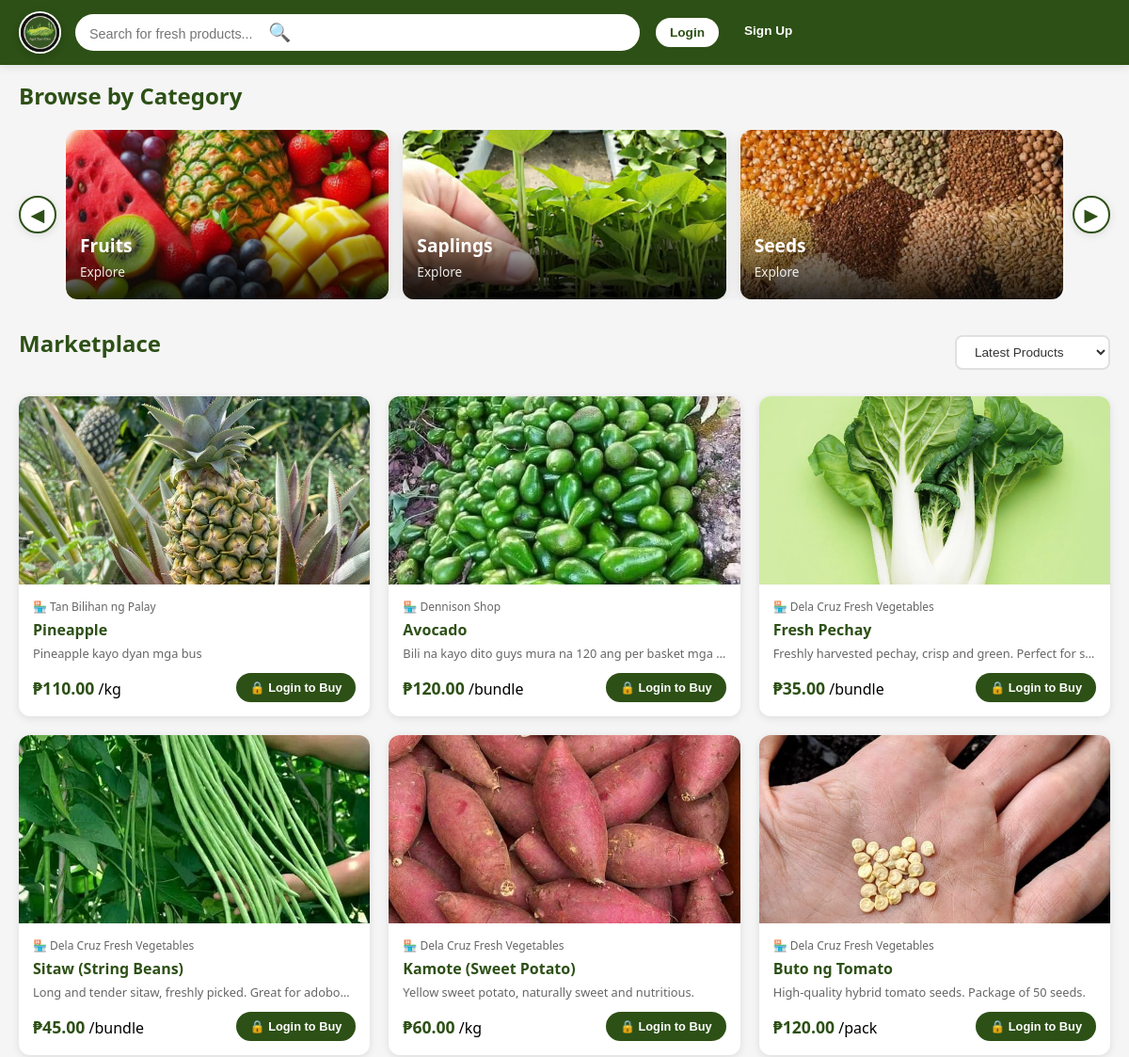
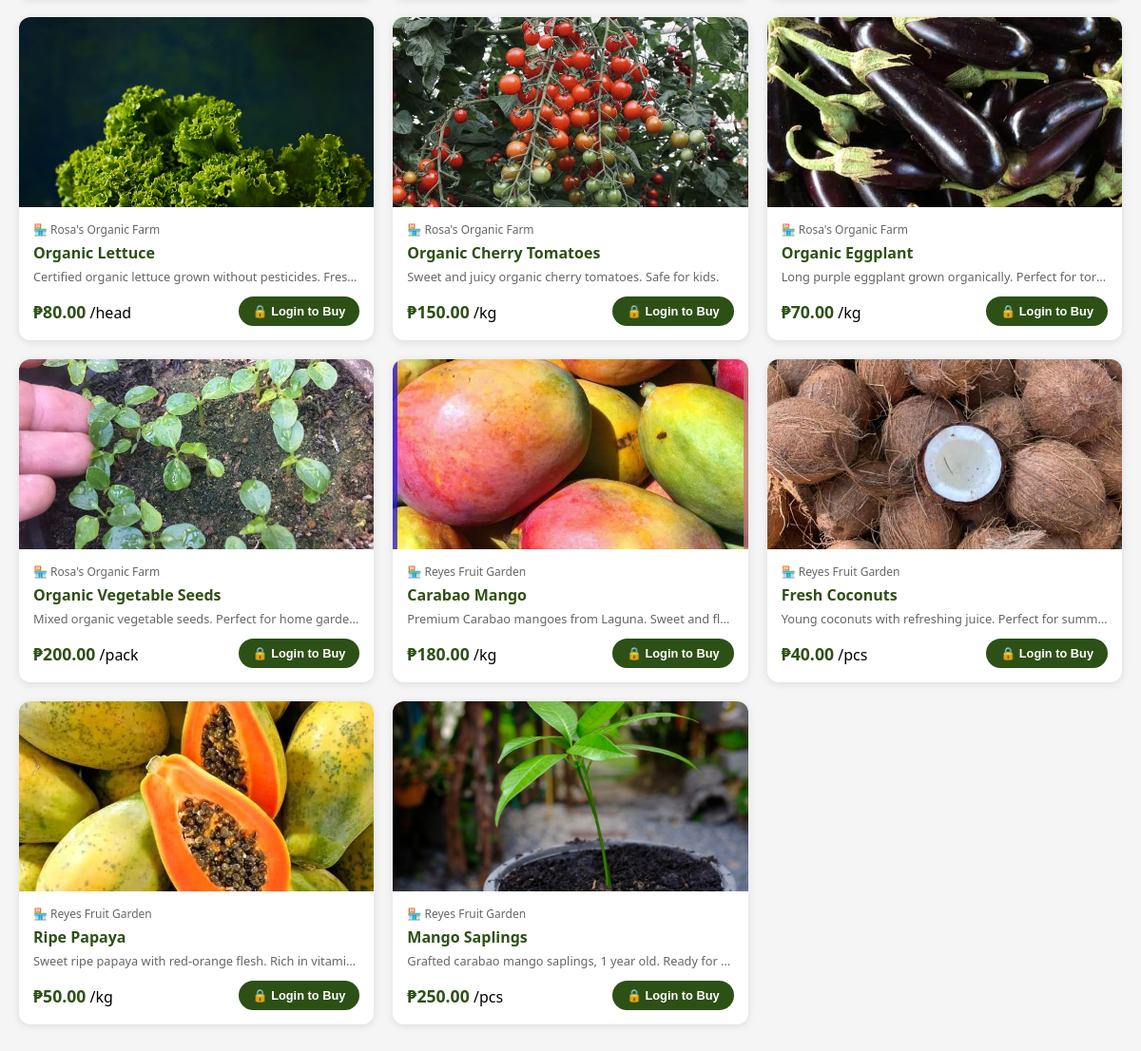
The page /public/marketplace on the database its author committed (2 pictures, top to bottom).
### tables this page shows
CREATE TABLE `categories` (
  `categoryID` int(11) NOT NULL,
  `category` varchar(100) NOT NULL,
  `image_url` varchar(500) DEFAULT NULL
);

CREATE TABLE `products` (
  `productID` int(11) NOT NULL,
  `shopID` int(11) DEFAULT NULL,
  `sellerID` int(11) NOT NULL,
  `categoryID` int(11) NOT NULL,
  `product_name` varchar(100) NOT NULL,
  `description` text DEFAULT NULL,
  `price` decimal(10,2) NOT NULL,
  `stock_quantity` int(11) NOT NULL DEFAULT 0,
  `reserved_quantity` int(11) DEFAULT 0,
  `low_stock_threshold` int(11) DEFAULT 5,
  `unit` varchar(50) DEFAULT NULL,
  `is_available` tinyint(1) DEFAULT 1,
  `created_at` timestamp NOT NULL DEFAULT current_timestamp(),
  `updated_at` timestamp NOT NULL DEFAULT current_timestamp() ON UPDATE current_timestamp()
);

CREATE TABLE `product_images` (
  `imageID` int(11) NOT NULL,
  `productID` int(11) NOT NULL,
  `image_path` varchar(500) NOT NULL,
  `is_main` tinyint(1) DEFAULT 0,
  `image_order` tinyint(1) DEFAULT 1,
  `file_size_kb` int(11) DEFAULT NULL,
  `uploaded_at` timestamp NOT NULL DEFAULT current_timestamp()
);

CREATE TABLE `shops` (
  `shopID` int(11) NOT NULL,
  `sellerID` int(11) NOT NULL,
  `shop_name` varchar(255) NOT NULL,
  `shop_slug` varchar(255) NOT NULL,
  `shop_description` text DEFAULT NULL,
  `shop_logo` varchar(500) DEFAULT NULL,
  `shop_banner` varchar(500) DEFAULT NULL,
  `farm_location` text DEFAULT NULL,
  `business_hours` varchar(255) DEFAULT NULL,
  `contact_number` varchar(20) DEFAULT NULL,
  `rating` decimal(3,2) DEFAULT 0.00,
  `total_products` int(11) DEFAULT 0,
  `total_orders` int(11) DEFAULT 0,
  `total_reviews` int(11) DEFAULT 0,
  `balance` decimal(10,2) DEFAULT 0.00,
  `total_earned` decimal(10,2) DEFAULT 0.00,
  `total_withdrawn` decimal(10,2) DEFAULT 0.00,
  `atm_card_number` varchar(50) DEFAULT NULL,
  `atm_card_issued_at` timestamp NULL DEFAULT NULL,
  `is_verified` tinyint(1) DEFAULT 0,
  `is_active` tinyint(1) DEFAULT 1,
  `created_at` timestamp NOT NULL DEFAULT current_timestamp(),
  `updated_at` timestamp NOT NULL DEFAULT current_timestamp() ON UPDATE current_timestamp()
);

### app/models/Category.php (called while the page is built, shortened)
<?php
class Category
{
    private $conn;
    private $table = 'categories';
    public function __construct()
    {
        $database = new Database();
        $this->conn = $database->connect();
    }
    public function getAllCategories()
    {
        $query = "SELECT * FROM {$this->table} ORDER BY category ASC";
        $stmt = $this->conn->query($query);
        return $stmt->fetchAll(PDO::FETCH_ASSOC);
    }
}

### config/database.php (called while the page is built)
<?php
class Database
{
    private $host = "localhost";
    private $user = "root";
    private $pass = "";
    private $dbname = "agri_db";
    private $conn;
    public function connect()
    {
        if ($this->conn === null) {
            try {
                $dsn = "mysql:host={$this->host};dbname={$this->dbname};charset=utf8mb4";
                $this->conn = new PDO($dsn, $this->user, $this->pass);
                $this->conn->setAttribute(PDO::ATTR_ERRMODE, PDO::ERRMODE_EXCEPTION);
            } catch (PDOException $e) {
                die("Database Error: " . $e->getMessage());
            }
        }
        return $this->conn;
    }
}

### app/models/Product.php (called while the page is built, shortened)
<?php
require_once __DIR__ . '/../../config/database.php';
class Product
{
    private $conn;
    private $table = 'products';
    private $imagesTable = 'product_images';
    public function __construct()
    {
        $database = new Database();
        $this->conn = $database->connect();
    }
    public function getAllProducts($filters = [], $limit = 20, $offset = 0)
    {
        $query = "SELECT p.*,
                        c.category,
                        s.shop_name, s.shop_slug,
                        pi.image_path as main_image,
                        (p.stock_quantity - p.reserved_quantity) as available_stock
                FROM {$this->table} p
                JOIN categories c ON p.categoryID = c.categoryID
                JOIN shops s ON p.shopID = s.shopID
                LEFT JOIN {$this->imagesTable} pi ON p.productID = pi.productID AND pi.is_main = 1
                WHERE p.is_available = 1";
        $params = [];
        if (!empty($filters['in_stock'])) {
            $query .= " AND (p.stock_quantity - p.reserved_quantity) > 0";
        }
        $sortOptions = [
            'newest' => 'p.created_at DESC',
            'price_low' => 'p.price ASC',
            'price_high' => 'p.price DESC',
            'name' => 'p.product_name ASC'
        ];
        $sortBy = $filters['sort'] ?? 'newest';
        $query .= " ORDER BY " . ($sortOptions[$sortBy] ?? $sortOptions['newest']);
        $query .= " LIMIT ? OFFSET ?";
        $stmt = $this->conn->prepare($query);
        $stmt->bindValue(count($params) + 1, $limit, PDO::PARAM_INT);
        $stmt->bindValue(count($params) + 2, $offset, PDO::PARAM_INT);
        $stmt->execute();
        return $stmt->fetchAll(PDO::FETCH_ASSOC);
    }
}
?>

### app/views/marketplace/marketplace.php (the view, shortened to what this page needs)
<?php
require_once __DIR__ . '/../../../config/config.php';
require_once __DIR__ . '/../../../config/database.php';
require_once __DIR__ . '/../../models/Product.php';
require_once __DIR__ . '/../../models/Category.php';
$isLoggedIn = isset($_SESSION['logged_in']) && $_SESSION['logged_in'];
$productModel = new Product();
$categoryModel = new Category();
$filters = [
    'search' => $_GET['search'] ?? null,
    'categoryID' => $_GET['category'] ?? null,
    'min_price' => $_GET['min_price'] ?? null,
    'max_price' => $_GET['max_price'] ?? null,
    'in_stock' => true,
    'sort' => $_GET['sort'] ?? 'newest'
];
$filters = array_filter($filters, function($value) {
    return $value !== null && $value !== '';
});
$limit = 20;
$page = isset($_GET['page']) ? max(1, (int)$_GET['page']) : 1;
$offset = ($page - 1) * $limit;
try {
    $products = $productModel->getAllProducts($filters, $limit, $offset);
    $categories = $categoryModel->getAllCategories();
} catch (Exception $e) {
    error_log("❌ Marketplace error: " . $e->getMessage());
    $products = [];
    $categories = [];
}
$pageTitle = 'Marketplace';
?>
<!DOCTYPE html>
<html lang="en">
<head>
    <link rel="stylesheet" href="<?php echo BASE_URL; ?>css/responsive.css">
    <link rel="stylesheet" href="<?php echo BASE_URL; ?>css/marketplace/marketplace.css">
</head>
<body>
    <?php if ($isLoggedIn): ?>
        <?php include __DIR__ . '/topmarketnav.php'; ?>
    <?php else: ?>
        <nav class="top-navbar">
            <div class="logo-wrapper">
                <img src="<?php echo BASE_URL; ?>images/logo.jpg" alt="Agri Tayo Rito Logo">
            </div>
            <div class="search-container">
                <form method="GET" action="<?php echo BASE_URL; ?>marketplace" id="searchForm">
                    <input type="text"
                           name="search"
                           placeholder="Search for fresh products..."
                           class="search-input"
                           id="searchInput"
                           value="<?php echo htmlspecialchars($filters['search'] ?? ''); ?>">
                    <button type="submit" class="search-btn" title="Search">🔍</button>
                </form>
            </div>
            <div class="navbar-actions">
                <a href="<?php echo BASE_URL; ?>auth/login">
                    <button class="nav-btn" style="border: 2px solid #2d5016; color: #2d5016;">
                        Login
                    </button>
                </a>
                <a href="<?php echo BASE_URL; ?>auth/register">
                    <button class="nav-btn" style="background: #2d5016; color: white;">
                        Sign Up
                    </button>
                </a>
            </div>
        </nav>
    <?php endif; ?>
    <main class="main-content">
        <section class="featured-section">
            <h2 class="section-title">Browse by Category</h2>
            <?php if (!empty($categories)): ?>
                <div class="category-slider">
                    <button class="slider-arrow prev-arrow" onclick="slideCategories('prev')" aria-label="Previous">◀</button>
                    <div class="category-slider-wrapper">
                        <div class="category-slider-track" id="categoryTrack">
                            <?php foreach ($categories as $cat):
                                $catID = (int)$cat['categoryID'];
                                $catName = htmlspecialchars($cat['category']);
                                $catImage = !empty($cat['image_url'])
                                    ? BASE_URL . ltrim($cat['image_url'], '/')
                                    : BASE_URL . 'images/all-products.jpg';
                                $isActive = !empty($filters['categoryID']) && $filters['categoryID'] == $catID;
                            ?>
                                <div class="category-card <?php echo $isActive ? 'active' : ''; ?>"
                                     onclick="filterByCategory(<?php echo $catID; ?>)">
                                    <div class="category-image">
                                        <img src="<?php echo $catImage; ?>"
                                             alt="<?php echo $catName; ?>"
                                             onerror="this.src='<?php echo BASE_URL; ?>images/all-products.jpg'">
                                    </div>
                                    <div class="category-overlay">
                                        <h3 class="category-name"><?php echo $catName; ?></h3>
                                        <p class="category-count">Explore</p>
                                    </div>
                                </div>
                            <?php endforeach; ?>
                        </div>
                    </div>
                    <button class="slider-arrow next-arrow" onclick="slideCategories('next')" aria-label="Next">▶</button>
                </div>
            <?php else: ?>
                <div class="no-data-message">
                    <p>📦 No categories available yet. Check back soon!</p>
                </div>
            <?php endif; ?>
        </section>
        <section class="products-section">
            <div class="section-header">
                <div>
                    <h2 class="section-title"><?php echo $pageTitle; ?></h2>
                </div>
                <div class="filter-controls">
                    <form method="GET" action="<?php echo BASE_URL; ?>marketplace" id="sortForm">
                        <select name="sort" class="filter-select" onchange="this.form.submit()">
                            <option value="newest" <?php echo ($filters['sort'] ?? '') === 'newest' ? 'selected' : ''; ?>>
                                Latest Products
                            </option>
                        </select>
                    </form>
                </div>
            </div>
            <div class="products-grid" id="productsGrid">
                <?php if (empty($products)): ?>
                    <div class="no-products">
                        <div class="no-products-icon">📦</div>
                        <h3>No Products Found</h3>
                        <?php if (!empty($filters['search'])): ?>
                            <p>We couldn't find any products matching "<strong><?php echo htmlspecialchars($filters['search']); ?></strong>"</p>
                            <a href="<?php echo BASE_URL; ?>marketplace" class="btn-primary">
                                View All Products
                            </a>
                        <?php else: ?>
                            <p>No products available in this category right now.</p>
                        <?php endif; ?>
                    </div>
                <?php else: ?>
                    <?php foreach ($products as $product):
                        $productId = (int)$product['productID'];
                        $productName = htmlspecialchars($product['product_name']);
                        $productDesc = htmlspecialchars(substr($product['description'] ?? 'Fresh from local farms', 0, 80));
                        $productPrice = number_format($product['price'], 2);
                        $productUnit = htmlspecialchars($product['unit']);
                        $mainImage = !empty($product['main_image'])
                            ? BASE_URL . ltrim($product['main_image'], '/')
                            : BASE_URL . 'images/placeholder.jpg';
                        $shopName = htmlspecialchars($product['shop_name'] ?? 'Local Farm');
                        $shopSlug = $product['shop_slug'] ?? '';
                    ?>
                        <div class="product-card"
                             data-product-id="<?php echo $productId; ?>"
                             onclick="viewProduct(<?php echo $productId; ?>)">
                            <div class="product-image">
                                <img src="<?php echo $mainImage; ?>"
                                     alt="<?php echo $productName; ?>"
                                     loading="lazy"
                                     onerror="this.src='<?php echo BASE_URL; ?>images/placeholder.jpg'">
                            </div>
                            <div class="product-info">
                                <div class="product-shop">
                                    <?php if (!empty($shopSlug)): ?>
                                        <a href="<?php echo BASE_URL; ?>marketplace/shop/<?php echo $shopSlug; ?>"
                                           onclick="event.stopPropagation();"
                                           class="shop-link">
                                            🏪 <?php echo $shopName; ?>
                                        </a>
                                    <?php else: ?>
                                        🏪 <?php echo $shopName; ?>
                                    <?php endif; ?>
                                </div>
                                <h3 class="product-name" title="<?php echo $productName; ?>">
                                    <?php echo $productName; ?>
                                </h3>
                                <p class="product-description">
                                    <?php echo $productDesc; ?>
                                </p>
                                <div class="product-footer">
                                    <div class="product-price-section">
                                        <span class="product-price">₱<?php echo $productPrice; ?></span>
                                        <span class="product-unit">/<?php echo $productUnit; ?></span>
                                    </div>
                                    <?php if (!$isLoggedIn): ?>
                                        <button class="add-to-cart-btn" onclick="promptLogin(event)">
                                            🔒 Login to Buy
                                        </button>
                                    <?php endif; ?>
                                </div>
                            </div>
                        </div>
                    <?php endforeach; ?>
                <?php endif; ?>
            </div>
        </section>
    </main>
</body>
</html>

### rows shown on the page
categories: image_url (picture), category "Fruits"
categories: image_url (picture), category "Saplings"
categories: image_url (picture), category "Seeds"
products: product_images.image_path (picture), shopID.shop_name "Tan Bilihan ng Palay", product_name "Pineapple", description "Pineapple kayo dyan mga bus", price "110.00", unit "kg"
products: product_images.image_path (picture), shopID.shop_name "Dennison Shop", product_name "Avocado", description "Bili na kayo dito guys mura na 120 ang per basket mga…", price "120.00", unit "bundle"
products: product_images.image_path (picture), shopID.shop_name "Dela Cruz Fresh Vegetables", product_name "Fresh Pechay", description "Freshly harvested pechay, crisp and green. Perfect for s…", price "35.00", unit "bundle"
products: product_images.image_path (picture), shopID.shop_name "Dela Cruz Fresh Vegetables", product_name "Sitaw (String Beans)", description "Long and tender sitaw, freshly picked. Great for adobo…", price "45.00", unit "bundle"
products: product_images.image_path (picture), shopID.shop_name "Dela Cruz Fresh Vegetables", product_name "Kamote (Sweet Potato)", description "Yellow sweet potato, naturally sweet and nutritious.", price "60.00", unit "kg"
products: product_images.image_path (picture), shopID.shop_name "Dela Cruz Fresh Vegetables", product_name "Buto ng Tomato", description "High-quality hybrid tomato seeds. Package of 50 seeds.", price "120.00", unit "pack"
products: product_images.image_path (picture), shopID.shop_name "Rosa's Organic Farm", product_name "Organic Lettuce", description "Certified organic lettuce grown without pesticides. Fres…", price "80.00", unit "head"
products: product_images.image_path (picture), shopID.shop_name "Rosa's Organic Farm", product_name "Organic Cherry Tomatoes", description "Sweet and juicy organic cherry tomatoes. Safe for kids.", price "150.00", unit "kg"
products: product_images.image_path (picture), shopID.shop_name "Rosa's Organic Farm", product_name "Organic Eggplant", description "Long purple eggplant grown organically. Perfect for tor…", price "70.00", unit "kg"
products: product_images.image_path (picture), shopID.shop_name "Rosa's Organic Farm", product_name "Organic Vegetable Seeds", description "Mixed organic vegetable seeds. Perfect for home garde…", price "200.00", unit "pack"
products: product_images.image_path (picture), shopID.shop_name "Reyes Fruit Garden", product_name "Carabao Mango", description "Premium Carabao mangoes from Laguna. Sweet and fl…", price "180.00", unit "kg"
products: product_images.image_path (picture), shopID.shop_name "Reyes Fruit Garden", product_name "Fresh Coconuts", description "Young coconuts with refreshing juice. Perfect for sum…", price "40.00", unit "pcs"
products: product_images.image_path (picture), shopID.shop_name "Reyes Fruit Garden", product_name "Ripe Papaya", description "Sweet ripe papaya with red-orange flesh. Rich in vitami…", price "50.00", unit "kg"
products: product_images.image_path (picture), shopID.shop_name "Reyes Fruit Garden", product_name "Mango Saplings", description "Grafted carabao mango saplings, 1 year old. Ready for…", price "250.00", unit "pcs"

### other values the page prints
$pageTitle "Marketplace"
